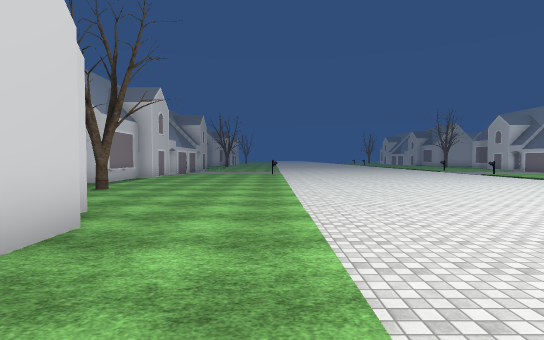
[1] (above)

24 first-person views from a walk through a Unity game level. The camera is 1.5 m above the floor, tilts 2° down and sees 80° across. The floor is counted in squares, 2 m on a side. Each view is taken from the middle of a square. On the plan, view 1 faces up. The plan holds only what a view shows up to about 11 squares ahead; the rest is blank. The place goes on beyond the plan. The player is left out. Door leaves are left out, so doorways stand open. Some surface patterns are stand-ins.

[2]
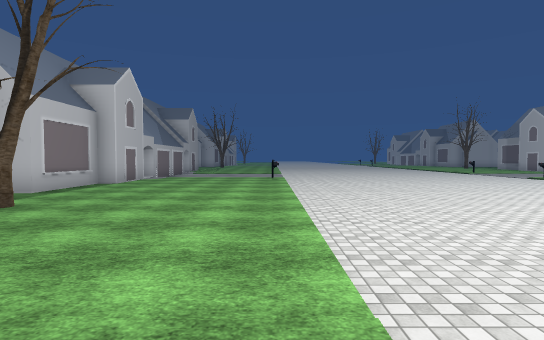

[3]
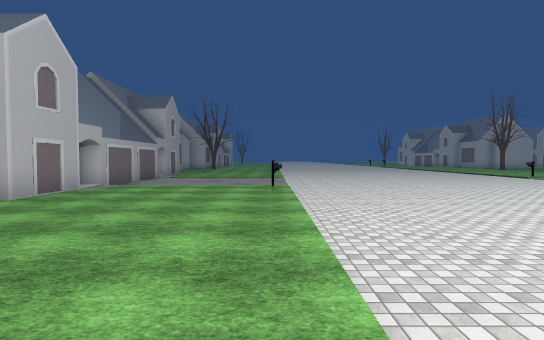

[4]
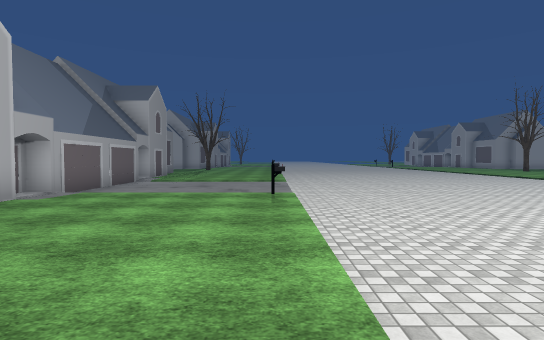

[5]
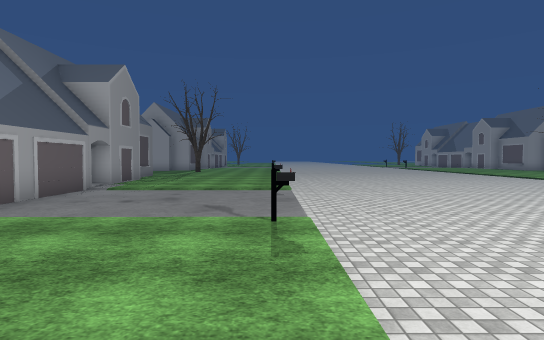

[6]
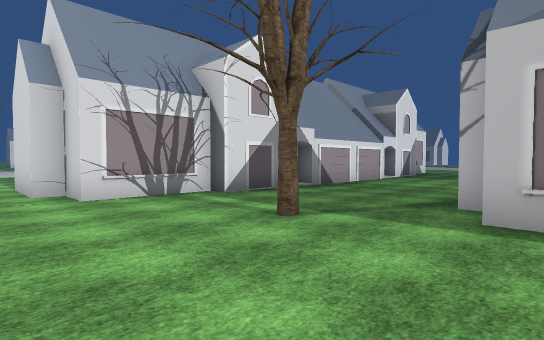

[7]
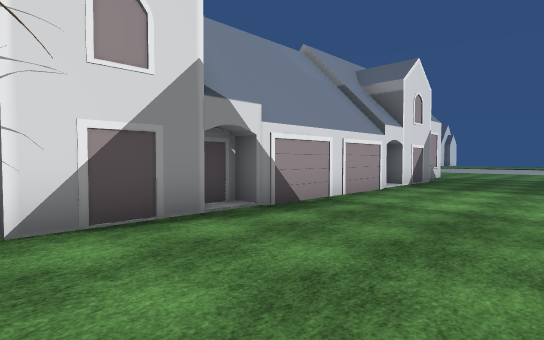

[8]
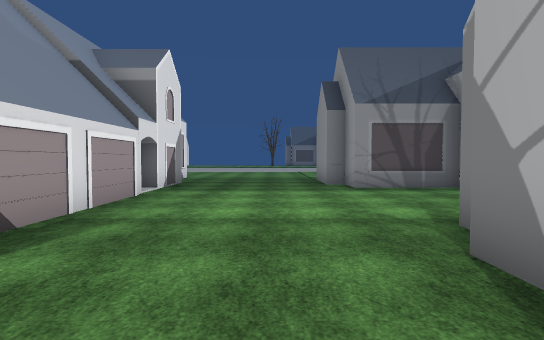

[9]
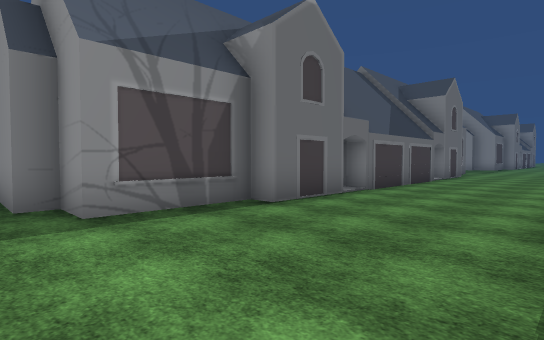

[10]
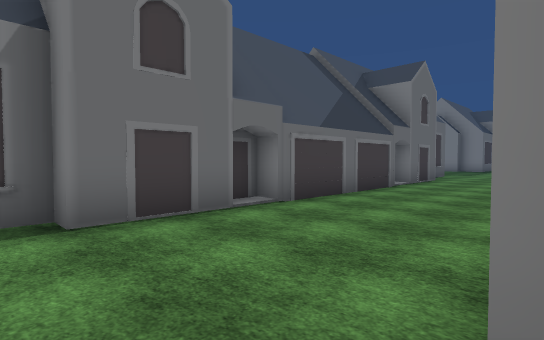

[11]
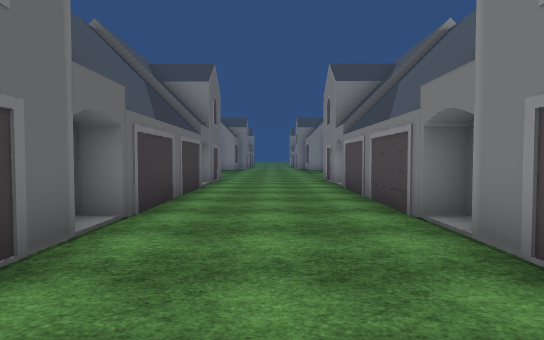

[12]
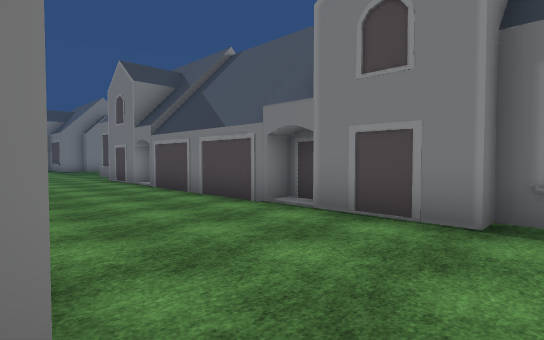

[13]
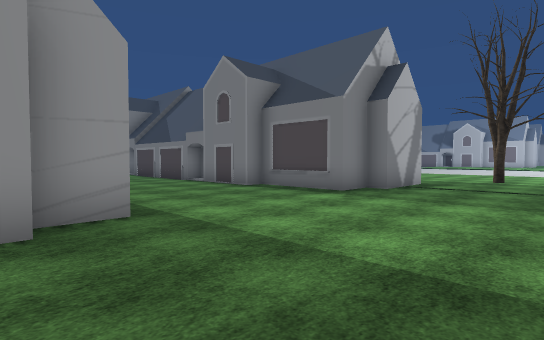

[14]
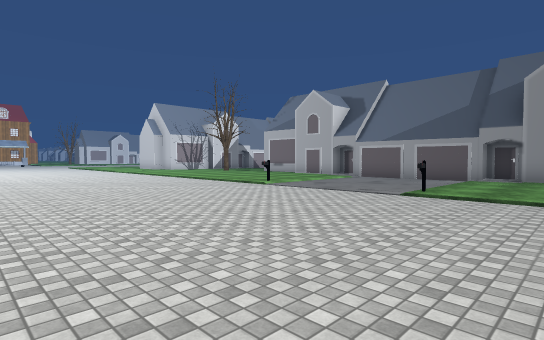

[15]
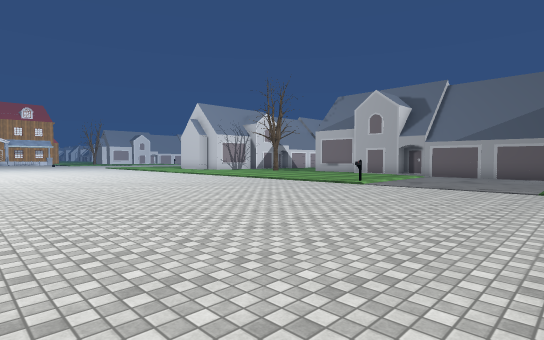

[16]
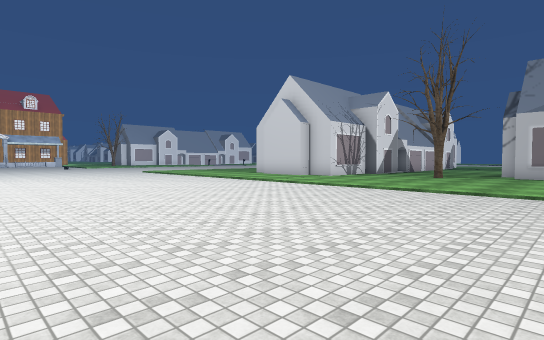

[17]
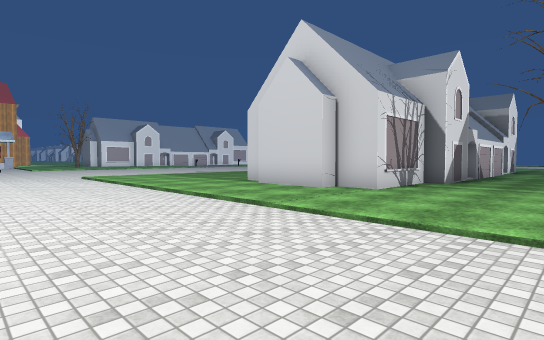

[18]
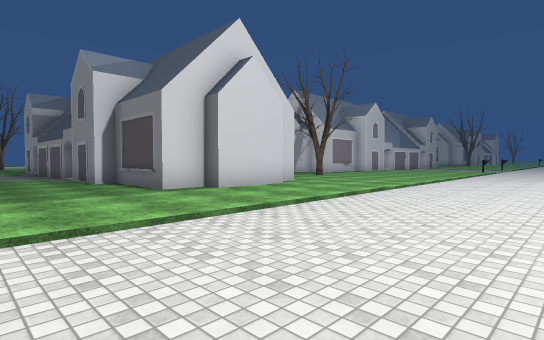

[19]
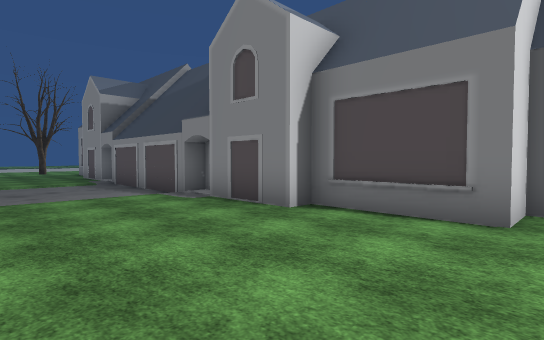

[20]
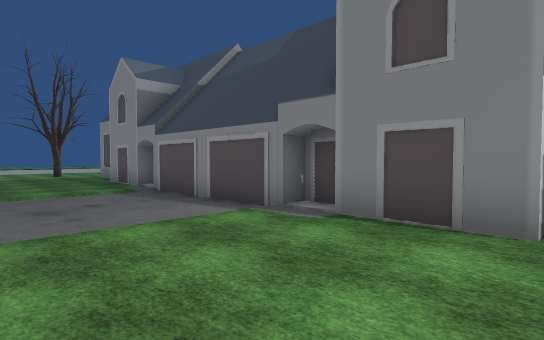

[21]
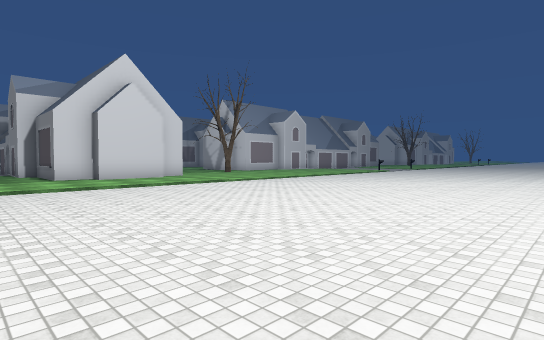

[22]
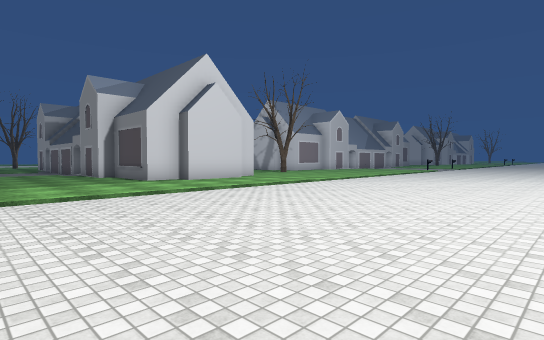

[23]
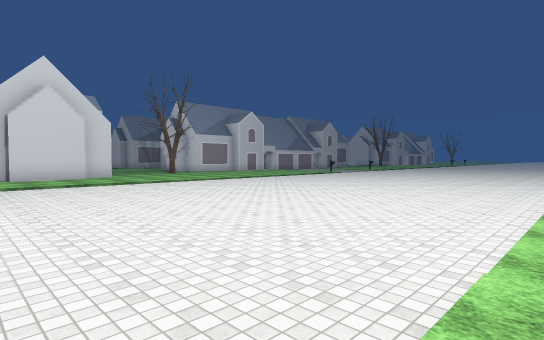

[24]
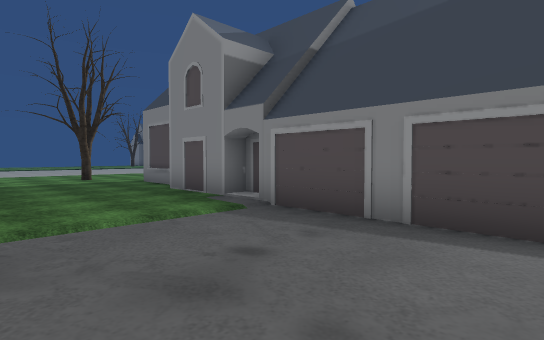

### Floor plan
Points are (right, up) in squares from view 1. A wall is a line through its corners. A room is listed if a view was taken in it or the views show most of it. See-through windows are left out.
Room 1 (views 1, 2, 3, 4, 5, 6, 7, 8, 9, 10, 11, 12, 13, 14, 15, 16, 17, 18, 19, 20, 21, 22, 23, 24)
walls: (-5.3, 12.8) (-5.3, 10.1) (-5.9, 10.1); (-6.2, 9.6) (-8.5, 9.6) (-8.5, 10.1) (-9.6, 10.1) (-9.6, 12.8) (-10.2, 12.8) (-10.2, 15); (-4.7, 15) (-4.7, 12.8); (-7.6, 5.2) (-5.3, 5.2) (-5.3, 4.6) (-2.6, 4.6) (-2.6, 3.5) (-2.1, 3.5) (-2.1, 1.4) (-2.6, 1.4) (-2.6, 0.3) (-5.3, 0.3); (-5.3, -0.3) (-7.6, -0.3); (-7.9, 0.3) (-8.5, 0.3) (-8.5, -0.3) (-12.5, -0.3); (-9.6, 15.4) (-9.6, 16); (-10.2, 16) (-10.2, 20.5); (-4.7, 23) (-4.7, 21.5) (-5.3, 21.5) (-5.3, 20.5) (-4.7, 20.5) (-4.7, 16.4); (-13.1, 5.2) (-8.5, 5.2) (-8.5, 4.6) (-7.9, 4.6); (-9.6, 21.5) (-10.2, 21.5) (-10.2, 23.5); (-13.8, 15.1) (-13.8, 12.8) (-14.4, 12.8) (-14.4, 10.1) (-15.5, 10.1) (-15.5, 9.6) (-16.5, 9.6); (-13.6, 0.3) (-14, 0.3) (-14, -0.3) (-16.2, -0.3); (-14.4, 16) (-14.4, 15.4); (-16.2, 5.2) (-14, 5.2); (-13.8, 20.6) (-13.8, 16); (-13.8, 23.5) (-13.8, 21.5) (-14.4, 21.5)
objects: tree (-4, 8); other object (0, 16); other object (0, 20)

Positions as (right, up) in squares from view 1, and headings:
1: (0, 0), facing up
2: (0, 3), facing up
3: (0, 7), facing up
4: (0, 9), facing up
5: (0, 12), facing up
6: (-1, 11), facing down-left
7: (-5, 9), facing down-left
8: (-6, 8), facing left
9: (-10, 9), facing up-left
10: (-10, 12), facing up-left
11: (-12, 12), facing up
12: (-14, 12), facing up-right
13: (-16, 6), facing up-right
14: (7, 23), facing down-left
15: (9, 21), facing down-left
16: (8, 12), facing down-left
17: (4, 8), facing down-left
18: (4, -3), facing up-left
19: (-2, -4), facing up-left
20: (-5, -4), facing up-left
21: (9, -2), facing up-left
22: (7, -4), facing up-left
23: (11, 0), facing up-left
24: (-9, -4), facing up-left
